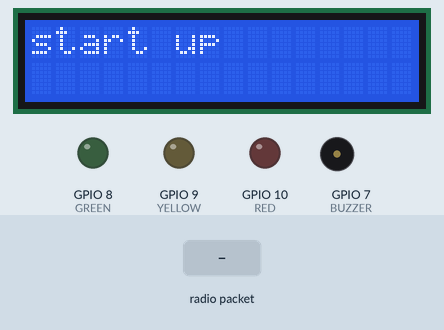
Recording of a sketch running on a simulated ESP32-S3. On the bench: 16×2 character LCD, output pins drawn as LEDs (lit = HIGH), buzzer (waves = sounding). The inputs (shaded band) are chosen by the test bench. No radio packets arrive unless stated; pins used as bus, display or sensor lines are not drawn; what the sketch prints to the serial monitor is not drawn.

Above: at 2.7 s.
2.8 s: radio packet "90" arrives
At 5.3 s:
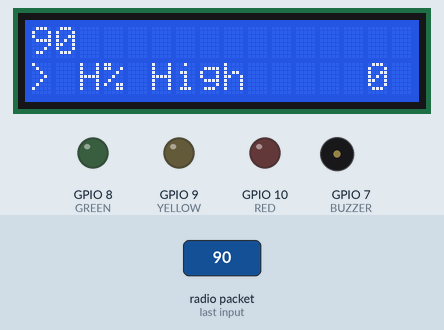
5.6 s: radio packet "5" arrives
At 6.9 s:
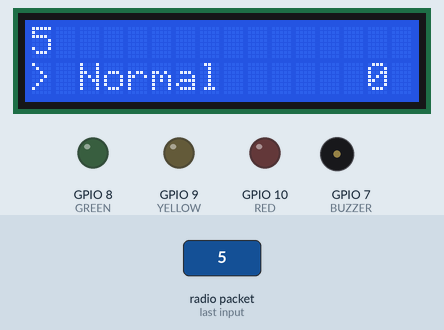
7.9 s: radio packet "200" arrives
At 9.3 s:
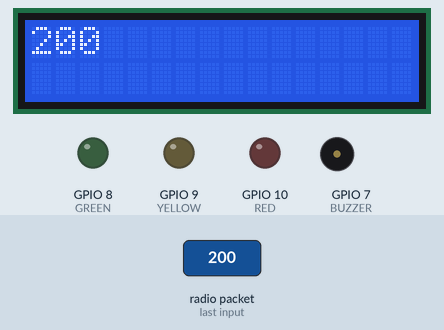
Timing chart, 0 to 42.7 s (numbered marks = the images above; inputs shaded):
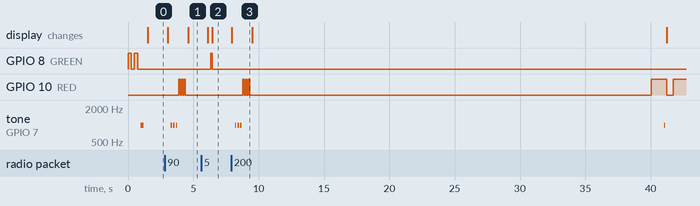

Measured:
- after the input at 2.8 s, GPIO 10 (RED): alternates HIGH for 0.10 s and LOW for 0.10 s, 6 changes in all, then stays LOW, starting after 1.1 s; tone on GPIO 7 (BUZZER): alternates 1000 Hz for 0.10 s and silent for 0.10 s, 6 changes in all, then stays silent, starting after 0.48 s; the display: first changes after 0.24 s (image 1 shows a later state)
- after the input at 5.6 s, GPIO 8 (GREEN): LOW → HIGH after 0.74 s, → LOW 0.11 s later; the display: first changes after 0.50 s (image 2 shows a later state)
- after the input at 7.9 s, the display: changes after 0.06 s (image 3)

The sketch:

Server.ino
```cpp
// rf69 demo tx rx.pde
// -*- mode: C++ -*-
// Example sketch showing how to create a simple addressed, reliable messaging client
// with the RH_RF69 class. RH_RF69 class does not provide for addressing or
// reliability, so you should only use RH_RF69  if you do not need the higher
// level messaging abilities.
// It is designed to work with the other example rf69_server.
// Demonstrates the use of AES encryption, setting the frequency and modem
// configuration

#include <SPI.h>
#include <RH_RF69.h>
#include <RHReliableDatagram.h>
#include <Wire.h>
#include <LiquidCrystal_I2C.h>

const char *ver = "!!version 0.2 server";

LiquidCrystal_I2C lcd(0x27, 2, 1, 0, 4, 5, 6, 7, 3, POSITIVE);

/**** OUTPUT Setup ****/
const int GREEN = 8;
const int YELLOW = 9;
const int RED = 10;
const int BUZZER = 7;

/********* LIMITS Setup **********/

const int HUMIDITY_LOW = 45;
const int HUMIDITY_HIGH = 55;
const int LEVEL_LOW = 75;
const int LEVEL_HIGH = 85;
bool normal = true;
bool updt = true;

/************ Radio Setup ***************/

// Change to 434.0 or other frequency, must match RX's freq!
#define RF69_FREQ 434.0

// who am i? (server address)
#define MY_ADDRESS     1

// These #defines make it easy to set the backlight color
#define LCD_OFF 0x0
#define LCD_RED 0x1
#define LCD_YELLOW 0x3
#define LCD_GREEN 0x2
#define LCD_TEAL 0x6
#define LCD_BLUE 0x4
#define LCD_VIOLET 0x5
#define LCD_WHITE 0x7

#if defined (__AVR_ATmega32U4__) // Feather 32u4 w/Radio
#define RFM69_CS      8
#define RFM69_INT     7
#define RFM69_RST     4
#define LED           13
#endif

#if defined(ADAFRUIT_FEATHER_M0) // Feather M0 w/Radio
#define RFM69_CS      8
#define RFM69_INT     3
#define RFM69_RST     4
#define LED           13
#endif

#if defined (__AVR_ATmega328P__)  // Feather 328P w/wing
#define RFM69_INT     3  //
#define RFM69_CS      4  //
#define RFM69_RST     2  // "A"
#define LED           13
#endif

#if defined(ESP8266)    // ESP8266 feather w/wing
#define RFM69_CS      2    // "E"
#define RFM69_IRQ     15   // "B"
#define RFM69_RST     16   // "D"
#define LED           0
#endif

#if defined(ESP32)    // ESP32 feather w/wing
#define RFM69_RST     13   // same as LED
#define RFM69_CS      33   // "B"
#define RFM69_INT     27   // "A"
#define LED           13
#endif

/* Teensy 3.x w/wing
  #define RFM69_RST     9   // "A"
  #define RFM69_CS      10   // "B"
  #define RFM69_IRQ     4    // "C"
  #define RFM69_IRQN    digitalPinToInterrupt(RFM69_IRQ )
*/

/* WICED Feather w/wing
  #define RFM69_RST     PA4     // "A"
  #define RFM69_CS      PB4     // "B"
  #define RFM69_IRQ     PA15    // "C"
  #define RFM69_IRQN    RFM69_IRQ
*/

// Singleton instance of the radio driver
RH_RF69 rf69(RFM69_CS, RFM69_INT);

// Class to manage message delivery and receipt, using the driver declared above
RHReliableDatagram rf69_manager(rf69, MY_ADDRESS);


int16_t packetnum = 0;  // packet counter, we increment per xmission
int errorcycles = 0;  // counter of error cyclew


void setup()
{
  Serial.begin(115200);
  Serial.println(ver);
  normal = false;

  // initialize the digital pin as an output.
  pinMode(GREEN, OUTPUT);
  pinMode(YELLOW, OUTPUT);
  pinMode(RED, OUTPUT);
  pinMode(BUZZER, OUTPUT);

  LedOut();

  Blink(GREEN, 500, 2);
  Buzz(BUZZER, 1000, 1);

  lcd.begin(16, 2);
  lcd.clear();
  lcd.print("start up");
  //lcd.setBacklight(LOW);

  //while (!Serial) { delay(1); } // wait until serial console is open, remove if not tethered to computer

  pinMode(LED, OUTPUT);
  pinMode(RFM69_RST, OUTPUT);
  digitalWrite(RFM69_RST, LOW);


  Serial.println("Feather Addressed RFM69 RX Test!");
  Serial.println();

  // manual reset
  digitalWrite(RFM69_RST, HIGH);
  delay(10);
  digitalWrite(RFM69_RST, LOW);
  delay(10);

  if (!rf69_manager.init()) {
    Serial.println("RFM69 radio init failed");
    while (1);
  }
  Serial.println("RFM69 radio init OK!");
  // Defaults after init are 434.0MHz, modulation GFSK_Rb250Fd250, +13dbM (for low power module)
  // No encryption
  if (!rf69.setFrequency(RF69_FREQ)) {
    Serial.println("setFrequency failed");
  }

  // If you are using a high power RF69 eg RFM69HW, you *must* set a Tx power with the
  // ishighpowermodule flag set like this:
  rf69.setTxPower(20, true);  // range from 14-20 for power, 2nd arg must be true for 69HCW

  // The encryption key has to be the same as the one in the server
  uint8_t key[] = { 0x01, 0x02, 0x03, 0x04, 0x08, 0x06, 0x07, 0x08,
                    0x01, 0x02, 0x03, 0x04, 0x07, 0x06, 0x07, 0x08
                  };
  rf69.setEncryptionKey(key);

  //pinMode(LED, OUTPUT);

  Serial.print("RFM69 radio @");  Serial.print((int)RF69_FREQ);  Serial.println(" MHz");
}


// Dont put this on the stack:
uint8_t data[] = "Link Ok";
// Dont put this on the stack:
uint8_t buf[RH_RF69_MAX_MESSAGE_LEN];

void loop() {
  char state[15];
  LedOut();
  updt = false;
  if (rf69_manager.available())
  {
    // Wait for a message addressed to us from the client
    uint8_t len = sizeof(buf);
    uint8_t from;

    if (rf69_manager.recvfromAck(buf, &len, &from)) {
      buf[len] = 0; // zero out remaining string
      String text = (char*) buf;
      char* incoming = (char*) buf;
      char* tok;
      char lvlc[3];
      normal = true;
      errorcycles = 0;
      updt = true;

      tok = strtok(incoming, "H");
      tok = strtok(tok, "%");
      int RH = atoi(tok);
      tok = strtok(0, "T");
      tok = strtok(0, "C");
      int tempC = atoi(tok);
      tok = strtok(0, "L");
      tok = strtok(0, "%");
      int lvl = atoi(tok);
      itoa(lvl, lvlc, 10);
      tok = strtok(0, "M");
      tok = strtok(0, "%");
      int magsensor = atoi(tok);
      //Serial.println(magsensor);
      //strcat(text,"

      //Serial.print("R#"); Serial.print(from);
      //Serial.print(" [RSSI :");
      //Serial.print(rf69.lastRssi());
      Serial.println(text);
      lcd.clear();
      lcd.setCursor(0, 0);
      lcd.print(text);

      Blink(LED, 40, 3); //blink LED 3 times, 40ms between blinks

      strcpy(state, "Normal ");
      if (RH >= HUMIDITY_HIGH || lvl >= LEVEL_HIGH) {
        lcd.setBacklight(HIGH);
        Buzz(BUZZER, 100, 3);
        Blink(RED, 100, 3);
      }
      else if (RH >= HUMIDITY_LOW || lvl >= LEVEL_LOW) {
        lcd.setBacklight(LCD_YELLOW);
        Blink(YELLOW, 100, 3);
      }
      else {
        lcd.setBacklight(HIGH);
        digitalWrite(GREEN, HIGH);   // all LED OFF
      }

      if (RH >= HUMIDITY_HIGH) {
        strcpy(state, "H% High ");
      }
      else if (RH >= HUMIDITY_LOW) {
        strcpy(state, "H% Medium ");
      }
      if (lvl >= LEVEL_HIGH) {
        strcpy(state, "Tank Full ");
      }
      else if (lvl >= LEVEL_LOW) {
        strcpy(state, "Empty Tank ");
      }

      if (magsensor) {
        lcd.setBacklight(HIGH);
        strcpy(state, "Door Open");
        Buzz(BUZZER, 50, 5);
        Blink(RED, 50, 5);
        Blink(LED, 50, 5);
      }


      // Send a reply back to the originator client
      if (!rf69_manager.sendtoWait(state, sizeof(state), from)) {
        Serial.println("Sending failed (no ack)");
        normal = false;
        errorcycles += 1;
      }
    }

  }
  else {
    errorcycles += 1;
    delay(500);
  }
  if (errorcycles > 60) {
    strcpy(state, "No Com. ");
    lcd.setBacklight(HIGH);
    digitalWrite(RED, HIGH);
    delay(1000);
    Buzz(BUZZER, 100, 1);
  }
  //Serial.println(errorcycles);

  //*** Print Alarms ****/
  if (errorcycles > 60 || updt) {
    //char errc[3];
    //itoa(errorcycles, errc, 10);
    //strcat(state, errc);
    lcd.setCursor(0, 1);
    lcd.print("> ");
    lcd.print(state);
    lcd.setCursor(14, 1);
    lcd.print(errorcycles);
    Serial.print("Status: ");
    Serial.println(state);
  }

}


void Blink(byte PIN, byte DELAY_MS, byte loops) {
  for (byte i = 0; i < loops; i++)  {
    digitalWrite(PIN, HIGH);
    delay(DELAY_MS);
    digitalWrite(PIN, LOW);
    delay(DELAY_MS);
  }
}

void Buzz(byte PIN, byte DELAY_MS, byte loops) {
  for (byte i = 0; i < loops; i++)  {
    tone(PIN, 1000);
    delay(DELAY_MS);
    noTone(PIN);
    delay(DELAY_MS);
  }
}

void LedOut() {
  digitalWrite(YELLOW, LOW);   // all LED OFF
  digitalWrite(RED, LOW);
  digitalWrite(GREEN, LOW);
}

// https://stackoverflow.com/questions/9072320/split-string-into-string-array
String getValue(String data, char separator, int index)
{
  int found = 0;
  int strIndex[] = {0, -1};
  int maxIndex = data.length() - 1;

  for (int i = 0; i <= maxIndex && found <= index; i++) {
    if (data.charAt(i) == separator || i == maxIndex) {
      found++;
      strIndex[0] = strIndex[1] + 1;
      strIndex[1] = (i == maxIndex) ? i + 1 : i;
    }
  }

  return found > index ? data.substring(strIndex[0], strIndex[1]) : "";
}
```
